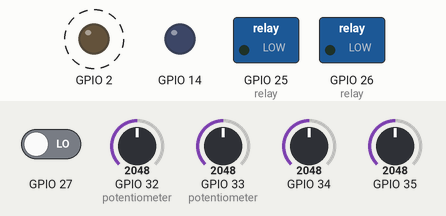
Recording of a program running on a simulated ESP32. Parts: switched loads named in the program (green lamp = pin HIGH), output pins drawn as LEDs (lit = HIGH). Dashed ring = blinking. Inputs (shaded band) come from the test bench; at power-on: GPIO 32 (potentiometer) = 2048, GPIO 33 (potentiometer) = 2048, GPIO 34 = 2048, GPIO 35 = 2048, GPIO 27 LOW (analog values on the 0–4095 scale). EEPROM starts erased; what the program prints to the serial monitor is not drawn.

Above: at 1.2 s.
1.3 s: GPIO 32 (potentiometer) set to 2866
4.8 s: GPIO 33 (potentiometer) set to 2866
8.3 s: GPIO 34 set to 2866
11.8 s: GPIO 35 set to 2866
15.3 s: GPIO 27 driven HIGH
18.8 s: GPIO 32 (potentiometer) set to 3972
Timing chart, 0 to 23.3 s (numbered marks = the images above; inputs shaded):
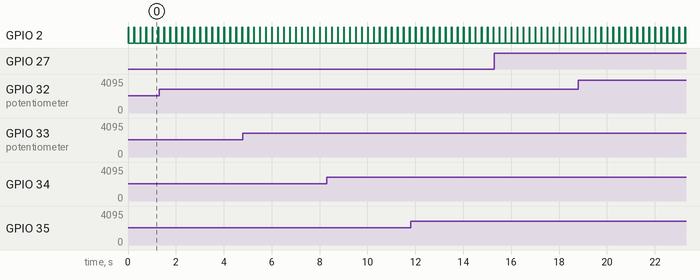

The program:

main.cpp
```cpp
#include <Arduino.h>

#include <malha/controller.hpp>

#include "hal_esp32.hpp"

namespace {

malha::Esp32Hal hal;
malha::Controller controller(hal);

}

void setup() {
  hal.begin();
  controller.begin();
}

void loop() {
  int budget = 512;
  while (Serial.available() > 0 && budget-- > 0) {
    controller.onByte(static_cast<uint8_t>(Serial.read()));
  }
  controller.tick();
  hal.service(controller.linkUp());
  delay(2);
}
```

pins.hpp
```cpp
#pragma once

#include <cstdint>

namespace malha::pins {

constexpr uint8_t kTemperature = 34;
constexpr uint8_t kLight = 35;
constexpr uint8_t kLevel = 32;
constexpr uint8_t kSupply = 33;
constexpr uint8_t kPresence = 27;
constexpr uint8_t kRelay1 = 26;
constexpr uint8_t kRelay2 = 25;
constexpr uint8_t kFan = 14;
constexpr uint8_t kStatusLed = 2;

constexpr uint32_t kFanFrequencyHz = 25000;
constexpr uint8_t kFanResolutionBits = 10;
constexpr uint8_t kFanLedcChannel = 0;
constexpr uint16_t kAdcFullScale = 4095;
constexpr float kSupplyDividerRatio = 2.0f;
constexpr uint32_t kSerialBaud = 115200;
constexpr uint32_t kWatchdogSeconds = 5;

}
```

hal_esp32.cpp
```cpp
#include "hal_esp32.hpp"

#include <Arduino.h>
#include <Preferences.h>
#include <esp_system.h>
#include <esp_task_wdt.h>

#include <limits>

#include <malha/model.hpp>
#include <malha/sensors.hpp>

#include "pins.hpp"

namespace malha {

namespace {

constexpr const char* kNamespace = "malha";
constexpr const char* kSettingsKey = "settings";

Preferences preferences;

void configureWatchdog() {
#if ESP_ARDUINO_VERSION_MAJOR >= 3
  esp_task_wdt_config_t config = {};
  config.timeout_ms = pins::kWatchdogSeconds * 1000;
  config.idle_core_mask = 0;
  config.trigger_panic = true;
  esp_task_wdt_reconfigure(&config);
#else
  esp_task_wdt_init(pins::kWatchdogSeconds, true);
#endif
  esp_task_wdt_add(nullptr);
}

void configureFan() {
#if ESP_ARDUINO_VERSION_MAJOR >= 3
  ledcAttach(pins::kFan, pins::kFanFrequencyHz, pins::kFanResolutionBits);
#else
  ledcSetup(pins::kFanLedcChannel, pins::kFanFrequencyHz, pins::kFanResolutionBits);
  ledcAttachPin(pins::kFan, pins::kFanLedcChannel);
#endif
}

void writeFan(uint32_t duty) {
#if ESP_ARDUINO_VERSION_MAJOR >= 3
  ledcWrite(pins::kFan, duty);
#else
  ledcWrite(pins::kFanLedcChannel, duty);
#endif
}

uint16_t readAveraged(uint8_t pin) {
  uint32_t sum = 0;
  for (int i = 0; i < 8; ++i) {
    sum += static_cast<uint32_t>(analogRead(pin));
  }
  return static_cast<uint16_t>(sum / 8);
}

}

void Esp32Hal::begin() {
  Serial.setRxBufferSize(1024);
  Serial.begin(pins::kSerialBaud);
  bootReason_ = static_cast<uint8_t>(esp_reset_reason());
  analogReadResolution(12);
  analogSetAttenuation(ADC_11db);
  pinMode(pins::kPresence, INPUT);
  pinMode(pins::kRelay1, OUTPUT);
  pinMode(pins::kRelay2, OUTPUT);
  pinMode(pins::kStatusLed, OUTPUT);
  digitalWrite(pins::kRelay1, LOW);
  digitalWrite(pins::kRelay2, LOW);
  configureFan();
  writeFan(0);
  preferences.begin(kNamespace, false);
  configureWatchdog();
}

void Esp32Hal::service(bool linkUp) {
  esp_task_wdt_reset();
  const uint32_t period = linkUp ? 1000 : 250;
  const uint32_t phase = ::millis() % period;
  digitalWrite(pins::kStatusLed, phase < period / 8 ? HIGH : LOW);
}

uint32_t Esp32Hal::millis() { return ::millis(); }

float Esp32Hal::readChannel(uint8_t channel) {
  switch (channel) {
    case Temperature:
      return ntcCelsius(readAveraged(pins::kTemperature), pins::kAdcFullScale);
    case Light:
      return 100.0f - rawPercent(readAveraged(pins::kLight), pins::kAdcFullScale);
    case Level:
      return rawPercent(readAveraged(pins::kLevel), pins::kAdcFullScale);
    case Supply:
      return dividerVolts(analogReadMilliVolts(pins::kSupply), pins::kSupplyDividerRatio);
    case Presence:
      return digitalRead(pins::kPresence) == HIGH ? 1.0f : 0.0f;
    default:
      return std::numeric_limits<float>::quiet_NaN();
  }
}

void Esp32Hal::writeOutput(uint8_t output, uint16_t value) {
  switch (output) {
    case Relay1:
      digitalWrite(pins::kRelay1, value != 0 ? HIGH : LOW);
      return;
    case Relay2:
      digitalWrite(pins::kRelay2, value != 0 ? HIGH : LOW);
      return;
    case Fan: {
      const uint32_t maxDuty = (1u << pins::kFanResolutionBits) - 1u;
      writeFan(static_cast<uint32_t>(value) * maxDuty / kPwmMax);
      return;
    }
    default:
      return;
  }
}

void Esp32Hal::send(const uint8_t* data, size_t length) { Serial.write(data, length); }

size_t Esp32Hal::loadSettings(uint8_t* buffer, size_t capacity) {
  const size_t length = preferences.getBytesLength(kSettingsKey);
  if (length == 0 || length > capacity) {
    return 0;
  }
  return preferences.getBytes(kSettingsKey, buffer, capacity);
}

bool Esp32Hal::storeSettings(const uint8_t* data, size_t length) {
  return preferences.putBytes(kSettingsKey, data, length) == length;
}

bool Esp32Hal::eraseSettings() {
  if (!preferences.isKey(kSettingsKey)) {
    return true;
  }
  return preferences.remove(kSettingsKey);
}

void Esp32Hal::reboot() {
  Serial.flush();
  delay(50);
  ESP.restart();
}

uint64_t Esp32Hal::deviceId() { return ESP.getEfuseMac(); }

uint8_t Esp32Hal::bootReason() { return bootReason_; }

}
```

hal_esp32.hpp
```cpp
#pragma once

#include <malha/hal.hpp>

namespace malha {

class Esp32Hal final : public Hal {
 public:
  void begin();
  void service(bool linkUp);

  uint32_t millis() override;
  float readChannel(uint8_t channel) override;
  void writeOutput(uint8_t output, uint16_t value) override;
  void send(const uint8_t* data, size_t length) override;
  size_t loadSettings(uint8_t* buffer, size_t capacity) override;
  bool storeSettings(const uint8_t* data, size_t length) override;
  bool eraseSettings() override;
  void reboot() override;
  uint64_t deviceId() override;
  uint8_t bootReason() override;
  uint8_t hardwareModel() override { return 1; }

 private:
  uint8_t bootReason_ = 0;
};

}
```

Measured:
- by itself, GPIO 2: alternates HIGH for 0.03 s and LOW for 0.22 s
